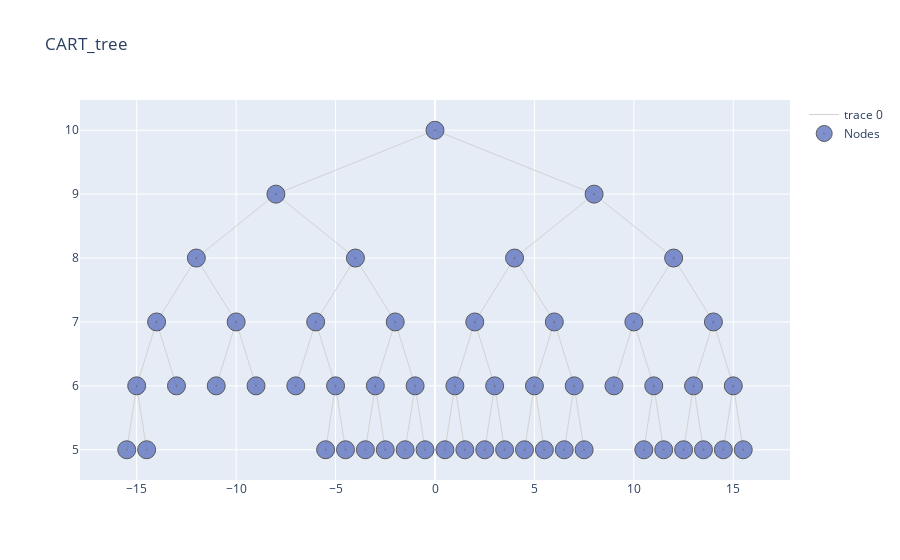

This figure's notebook cell:
### Code cell
import warnings
warnings.filterwarnings("ignore", category=FutureWarning) 


cart.print_tree(table = True, html = True).style.hide_index()

### Figure 1 — Plotly figure (JSON) as saved in the notebook; plotly's stock layout.template omitted (floating-point values rounded to 4 significant figures; data arrays with more than 128 entries replaced by an {"elided": "..."} marker saying what was removed)
{"data": [{"hoverinfo": "none", "line": {"color": "rgb(210,210,210)", "width": 1}, "mode": "lines", "type": "scatter", "x": {"elided": "156 float values"}, "y": {"elided": "156 int values"}}, {"hoverinfo": "text", "marker": {"color": "#6175c1", "line": {"color": "rgb(50,50,50)", "width": 1}, "size": 18, "symbol": "circle-dot"}, "mode": "markers", "name": "Nodes", "opacity": 0.8, "text": ["n17, Class: {1: 0.6, 2: 0.03, 3: 0.12, 4: 0.25}, gini : 0.56, Samples : 749", "n32, Class: {1: 0.41, 2: 0.03, 3: 0.06, 4: 0.5}, gini : 0.58, Samples : 1694", "n33, Class: {1: 0.3, 2: 0.02, 3: 0.02, 4: 0.65}, gini : 0.48, Samples : 1247", "n18, Class: {1: 0.6, 2: 0.02, 3: 0.1, 4: 0.28}, gini : 0.55, Samples : 503", "n19, Class: {1: 0.65, 2: 0.03, 3: 0.01, 4: 0.31}, gini : 0.48, Samples : 1274", "n20, Class: {1: 0.38, 2: 0.03, 3: 0.52, 4: 0.07}, gini : 0.57, Samples : 942", "n42, Class: {1: 0.55, 2: 0.02, 3: 0.36, 4: 0.06}, gini : 0.56, Samples : 538", "n43, Class: {1: 0.72, 2: 0.04, 3: 0.2, 4: 0.04}, gini : 0.43, Samples : 615", "n44, Class: {1: 0.65, 2: 0.03, 3: 0.01, 4: 0.31}, gini : 0.49, Samples : 1252", "n45, Class: {1: 0.86, 2: 0.01, 3: 0.02, 4: 0.11}, gini : 0.25, Samples : 651", "n46, Class: {1: 0.76, 2: 0.03, 3: 0.16, 4: 0.06}, gini : 0.4, Samples : 1651", "n47, Class: {1: 0.89, 2: 0.02, 3: 0.05, 4: 0.03}, gini : 0.2, Samples : 2613", "n48, Class: {1: 0.57, 2: 0.03, 3: 0.15, 4: 0.25}, gini : 0.59, Samples : 531", "n49, Class: {1: 0.3, 2: 0.04, 3: 0.26, 4: 0.4}, gini : 0.68, Samples : 701", "n50, Class: {1: 0.27, 2: 0.03, 3: 0.09, 4: 0.61}, gini : 0.55, Samples : 2239", "n51, Class: {1: 0.18, 2: 0.02, 3: 0.04, 4: 0.76}, gini : 0.39, Samples : 1035", "n52, Class: {1: 0.05, 2: 0.02, 3: 0.35, 4: 0.57}, gini : 0.55, Samples : 3169", "n53, Class: {1: 0.06, 2: 0.02, 3: 0.69, 4: 0.23}, gini : 0.47, Samples : 2113", "n54, Class: {1: 0.02, 2: 0.03, 3: 0.36, 4: 0.59}, gini : 0.52, Samples : 3049", "n55, Class: {1: 0.04, 2: 0.02, 3: 0.13, 4: 0.81}, gini : 0.33, Samples : 24532", "n28, Class: {1: 0.3, 2: 0.05, 3: 0.24, 4: 0.41}, gini : 0.68, Samples : 762", "n58, Class: {1: 0.5, 2: 0.07, 3: 0.36, 4: 0.07}, gini : 0.61, Samples : 882", "n59, Class: {1: 0.26, 2: 0.02, 3: 0.68, 4: 0.05}, gini : 0.47, Samples : 749", "n60, Class: {1: 0.02, 2: 0.05, 3: 0.65, 4: 0.29}, gini : 0.49, Samples : 2260", "n61, Class: {1: 0.01, 2: 0.03, 3: 0.45, 4: 0.51}, gini : 0.54, Samples : 2308", "n62, Class: {1: 0.09, 2: 0.03, 3: 0.72, 4: 0.16}, gini : 0.45, Samples : 5385", "n63, Class: {1: 0.04, 2: 0.05, 3: 0.84, 4: 0.06}, gini : 0.28, Samples : 12659", "n1, distance_group__fueltype in ('distance02fueltype4', 'distance03fueltype1', 'distance03fueltype4', 'distance03fueltype5', 'distance04fueltype1', 'distance04fueltype2', 'distance04fueltype3', 'distance04fueltype4', 'distance04fueltype5', 'distance04fueltype6', 'distance05fueltype1', 'distance05fueltype2', 'distance05fueltype3', 'distance05fueltype4', 'distance05fueltype5', 'distance05fueltype6', 'distance06fueltype1', 'distance06fueltype2', 'distance06fueltype3', 'distance06fueltype4', 'distance06fueltype5', 'distance06fueltype6', 'distance07fueltype1', 'distance07fueltype2', 'distance07fueltype3', 'distance07fueltype4', 'distance07fueltype5', 'distance07fueltype6', 'distance08fueltype1', 'distance08fueltype2', 'distance08fueltype3', 'distance08fueltype4', 'distance08fueltype5', 'distance08fueltype6', 'distance09fueltype1', 'distance09fueltype2', 'distance09fueltype3', 'distance09fueltype4', 'distance09fueltype5', 'distance09fueltype6', 'distance10fueltype1', 'distance10fueltype2', 'distance10fueltype3', 'distance10fueltype4', 'distance10fueltype5', 'distance10fueltype6', 'distance11fueltype1', 'distance11fueltype2', 'distance11fueltype3', 'distance11fueltype4', 'distance11fueltype5', 'distance11fueltype6'), Class:{1: 0.18, 2: 0.03, 3: 0.35, 4: 0.44}, gini : 0.65, Samples: 76103", "n2, car_ownership__distance_group in ('car_ownership0distance01', 'car_ownership0distance02', 'car_ownership0distance03', 'car_ownership1distance01'), Class:{1: 0.63, 2: 0.03, 3: 0.11, 4: 0.23}, gini : 0.53, Samples: 13729", "n4, distance_group__trafficperc_group in ('distance010low_traffic', 'distance011mediumlow_traffic', 'distance012medium_traffic', 'distance013mediumhigh_traffic', 'distance014high_traffic', 'distance022medium_traffic', 'distance023mediumhigh_traffic', 'distance024high_traffic', 'distance033mediumhigh_traffic', 'distance034high_traffic'), Class:{1: 0.49, 2: 0.03, 3: 0.05, 4: 0.43}, gini : 0.57, Samples: 5467", "n8, driving_license__faretype in ('driving_license0faretype1', 'driving_license0faretype2', 'driving_license0faretype3', 'driving_license0faretype4'), Class:{1: 0.41, 2: 0.03, 3: 0.06, 4: 0.5}, gini : 0.58, Samples: 3690", "n16, car_ownership__day_of_week in ('car_ownership1day_of_week7', 'car_ownership2day_of_week1', 'car_ownership2day_of_week2', 'car_ownership2day_of_week3', 'car_ownership2day_of_week4', 'car_ownership2day_of_week6', 'car_ownership2day_of_week7'), Class:{1: 0.36, 2: 0.03, 3: 0.04, 4: 0.56}, gini : 0.55, Samples: 2941", "n9, distance_group__car_ownership in ('distance01car_ownership2', 'distance03car_ownership2'), Class:{1: 0.64, 2: 0.03, 3: 0.04, 4: 0.3}, gini : 0.5, Samples: 1777", "n5, distance_group__age_group in ('distance01age_group0-18', 'distance01age_group19-30', 'distance01age_group31-65', 'distance01age_group66+', 'distance02age_group0-18', 'distance02age_group19-30', 'distance02age_group31-65', 'distance03age_group19-30'), Class:{1: 0.73, 2: 0.03, 3: 0.15, 4: 0.09}, gini : 0.43, Samples: 8262", "n10, faretype__travel_month in ('faretype1travel_month1', 'faretype1travel_month10', 'faretype1travel_month12', 'faretype1travel_month2', 'faretype1travel_month3', 'faretype1travel_month4', 'faretype1travel_month5', 'faretype1travel_month6', 'faretype1travel_month7', 'faretype1travel_month8', 'faretype1travel_month9', 'faretype2travel_month10', 'faretype2travel_month3', 'faretype2travel_month5', 'faretype2travel_month7', 'faretype2travel_month8', 'faretype2travel_month9', 'faretype3travel_month1', 'faretype3travel_month10', 'faretype3travel_month3', 'faretype3travel_month4', 'faretype3travel_month7', 'faretype3travel_month8', 'faretype3travel_month9', 'faretype4travel_month1', 'faretype4travel_month10', 'faretype4travel_month12', 'faretype4travel_month2', 'faretype4travel_month3', 'faretype4travel_month5', 'faretype4travel_month6', 'faretype4travel_month7', 'faretype4travel_month8', 'faretype4travel_month9', 'faretype5travel_month10', 'faretype5travel_month9'), Class:{1: 0.53, 2: 0.03, 3: 0.39, 4: 0.06}, gini : 0.57, Samples: 2095", "n21, faretype__costdrivingfuel_group in ('faretype1costdrivingfuelgroup2', 'faretype1costdrivingfuelgroup3', 'faretype1costdrivingfuelgroup6', 'faretype1costdrivingfuelgroup7', 'faretype1costdrivingfuelgroup8', 'faretype2costdrivingfuelgroup1', 'faretype2costdrivingfuelgroup2', 'faretype2costdrivingfuelgroup3', 'faretype2costdrivingfuelgroup4', 'faretype2costdrivingfuelgroup5', 'faretype3costdrivingfuelgroup3', 'faretype3costdrivingfuelgroup4', 'faretype3costdrivingfuelgroup5', 'faretype4costdrivingfuelgroup1', 'faretype4costdrivingfuelgroup2', 'faretype4costdrivingfuelgroup3', 'faretype4costdrivingfuelgroup4', 'faretype4costdrivingfuelgroup5', 'faretype4costdrivingfuelgroup6', 'faretype4costdrivingfuelgroup7', 'faretype5costdrivingfuelgroup6', 'faretype5costdrivingfuelgroup7'), Class:{1: 0.64, 2: 0.03, 3: 0.28, 4: 0.05}, gini : 0.51, Samples: 1153", "n11, car_ownership__trafficperc_group in ('car_ownership00low_traffic', 'car_ownership01mediumlow_traffic', 'car_ownership02medium_traffic', 'car_ownership03mediumhigh_traffic', 'car_ownership04high_traffic', 'car_ownership12medium_traffic', 'car_ownership13mediumhigh_traffic', 'car_ownership14high_traffic'), Class:{1: 0.8, 2: 0.02, 3: 0.07, 4: 0.1}, gini : 0.34, Samples: 6167", "n22, driving_license__travel_month in ('driving_license0travel_month1', 'driving_license0travel_month10', 'driving_license0travel_month12', 'driving_license0travel_month2', 'driving_license0travel_month3', 'driving_license0travel_month4', 'driving_license0travel_month5', 'driving_license0travel_month6', 'driving_license0travel_month7', 'driving_license0travel_month8', 'driving_license0travel_month9'), Class:{1: 0.72, 2: 0.02, 3: 0.01, 4: 0.24}, gini : 0.42, Samples: 1903", "n23, distance_group__age_group in ('distance01age_group0-18', 'distance01age_group19-30', 'distance01age_group31-65', 'distance02age_group19-30'), Class:{1: 0.84, 2: 0.02, 3: 0.09, 4: 0.04}, gini : 0.28, Samples: 4264", "n3, car_ownership__trafficperc_group in ('car_ownership00low_traffic', 'car_ownership01mediumlow_traffic', 'car_ownership02medium_traffic', 'car_ownership03mediumhigh_traffic', 'car_ownership04high_traffic', 'car_ownership13mediumhigh_traffic', 'car_ownership14high_traffic', 'car_ownership24high_traffic'), Class:{1: 0.07, 2: 0.03, 3: 0.41, 4: 0.49}, gini : 0.59, Samples: 62374", "n6, distance_group__driving_license in ('distance02driving_license1', 'distance04driving_license1', 'distance05driving_license0', 'distance05driving_license1', 'distance06driving_license0', 'distance06driving_license1', 'distance07driving_license0', 'distance07driving_license1', 'distance08driving_license0', 'distance08driving_license1', 'distance09driving_license0', 'distance09driving_license1', 'distance10driving_license0', 'distance10driving_license1', 'distance11driving_license0', 'distance11driving_license1'), Class:{1: 0.07, 2: 0.02, 3: 0.2, 4: 0.71}, gini : 0.45, Samples: 37369", "n12, driving_license__faretype in ('driving_license0faretype5', 'driving_license1faretype1', 'driving_license1faretype2', 'driving_license1faretype4', 'driving_license1faretype5'), Class:{1: 0.29, 2: 0.03, 3: 0.11, 4: 0.57}, gini : 0.58, Samples: 4506", "n24, travel_month__costdrivingfuel_group in ('travel_month10costdrivingfuelgroup4', 'travel_month10costdrivingfuelgroup5', 'travel_month10costdrivingfuelgroup6', 'travel_month10costdrivingfuelgroup7', 'travel_month11costdrivingfuelgroup3', 'travel_month11costdrivingfuelgroup4', 'travel_month11costdrivingfuelgroup5', 'travel_month11costdrivingfuelgroup6', 'travel_month12costdrivingfuelgroup3', 'travel_month12costdrivingfuelgroup4', 'travel_month12costdrivingfuelgroup5', 'travel_month12costdrivingfuelgroup6', 'travel_month12costdrivingfuelgroup7', 'travel_month1costdrivingfuelgroup3', 'travel_month1costdrivingfuelgroup6', 'travel_month2costdrivingfuelgroup2', 'travel_month2costdrivingfuelgroup6', 'travel_month2costdrivingfuelgroup7', 'travel_month3costdrivingfuelgroup4', 'travel_month4costdrivingfuelgroup2', 'travel_month4costdrivingfuelgroup4', 'travel_month4costdrivingfuelgroup5', 'travel_month4costdrivingfuelgroup6', 'travel_month4costdrivingfuelgroup7', 'travel_month5costdrivingfuelgroup1', 'travel_month5costdrivingfuelgroup3', 'travel_month5costdrivingfuelgroup4', 'travel_month5costdrivingfuelgroup5', 'travel_month5costdrivingfuelgroup6', 'travel_month6costdrivingfuelgroup2', 'travel_month6costdrivingfuelgroup4', 'travel_month6costdrivingfuelgroup6', 'travel_month7costdrivingfuelgroup6', 'travel_month8costdrivingfuelgroup1', 'travel_month8costdrivingfuelgroup2', 'travel_month8costdrivingfuelgroup6', 'travel_month9costdrivingfuelgroup3', 'travel_month9costdrivingfuelgroup4', 'travel_month9costdrivingfuelgroup5', 'travel_month9costdrivingfuelgroup6'), Class:{1: 0.42, 2: 0.04, 3: 0.21, 4: 0.33}, gini : 0.67, Samples: 1232", "n25, car_ownership__age_group in ('car_ownership2age_group0-18', 'car_ownership2age_group19-30', 'car_ownership2age_group31-65'), Class:{1: 0.24, 2: 0.03, 3: 0.08, 4: 0.66}, gini : 0.51, Samples: 3274", "n13, driving_license__faretype in ('driving_license0faretype5', 'driving_license1faretype1', 'driving_license1faretype2', 'driving_license1faretype4', 'driving_license1faretype5'), Class:{1: 0.04, 2: 0.02, 3: 0.21, 4: 0.73}, gini : 0.42, Samples: 32863", "n26, purpose__day_of_week in ('purpose1day_of_week1', 'purpose1day_of_week2', 'purpose1day_of_week3', 'purpose1day_of_week4', 'purpose1day_of_week5', 'purpose1day_of_week6', 'purpose1day_of_week7', 'purpose2day_of_week1', 'purpose2day_of_week2', 'purpose2day_of_week3', 'purpose2day_of_week4', 'purpose2day_of_week5', 'purpose4day_of_week1', 'purpose4day_of_week3', 'purpose4day_of_week4', 'purpose4day_of_week5', 'purpose4day_of_week6', 'purpose4day_of_week7'), Class:{1: 0.06, 2: 0.02, 3: 0.49, 4: 0.44}, gini : 0.57, Samples: 5282", "n27, trafficperc_group__purpose in ('0low_trafficpurpose1', '0low_trafficpurpose2', '0low_trafficpurpose3', '0low_trafficpurpose4', '0low_trafficpurpose5', '1mediumlow_trafficpurpose1', '1mediumlow_trafficpurpose2', '1mediumlow_trafficpurpose3', '1mediumlow_trafficpurpose4', '1mediumlow_trafficpurpose5', '2medium_trafficpurpose2', '2medium_trafficpurpose3', '2medium_trafficpurpose5'), Class:{1: 0.04, 2: 0.02, 3: 0.15, 4: 0.79}, gini : 0.36, Samples: 27581", "n7, distance_group__fueltype in ('distance04fueltype5', 'distance05fueltype6', 'distance06fueltype1', 'distance06fueltype2', 'distance06fueltype4', 'distance06fueltype6', 'distance07fueltype1', 'distance07fueltype2', 'distance07fueltype3', 'distance07fueltype4', 'distance07fueltype5', 'distance07fueltype6', 'distance08fueltype1', 'distance08fueltype2', 'distance08fueltype3', 'distance08fueltype5', 'distance08fueltype6', 'distance09fueltype1', 'distance09fueltype2', 'distance09fueltype3', 'distance09fueltype4', 'distance09fueltype5', 'distance09fueltype6', 'distance10fueltype1', 'distance10fueltype2', 'distance10fueltype3', 'distance10fueltype4', 'distance10fueltype5', 'distance10fueltype6', 'distance11fueltype1', 'distance11fueltype2', 'distance11fueltype3', 'distance11fueltype4', 'distance11fueltype5', 'distance11fueltype6'), Class:{1: 0.08, 2: 0.04, 3: 0.72, 4: 0.16}, gini : 0.45, Samples: 25005", "n14, car_ownership__faretype in ('car_ownership0faretype1', 'car_ownership0faretype2', 'car_ownership0faretype3', 'car_ownership0faretype4', 'car_ownership0faretype5', 'car_ownership1faretype3', 'car_ownership1faretype4', 'car_ownership2faretype2'), Class:{1: 0.36, 2: 0.05, 3: 0.42, 4: 0.17}, gini : 0.66, Samples: 2393", "n29, bus_scale__driving_license in ('bus_scale0.0driving_license0', 'bus_scale0.0driving_license1', 'bus_scale0.5driving_license0'), Class:{1: 0.39, 2: 0.05, 3: 0.51, 4: 0.06}, gini : 0.59, Samples: 1631", "n15, car_ownership__drivingcharge_group in ('car_ownership0high_charge', 'car_ownership0low_charge', 'car_ownership1high_charge', 'car_ownership2high_charge'), Class:{1: 0.05, 2: 0.04, 3: 0.75, 4: 0.15}, gini : 0.4, Samples: 22612", "n30, purpose__age_group in ('purpose1age_group0-18', 'purpose1age_group66+', 'purpose2age_group31-65', 'purpose3age_group0-18', 'purpose3age_group31-65', 'purpose3age_group66+', 'purpose4age_group0-18', 'purpose4age_group31-65', 'purpose5age_group0-18', 'purpose5age_group31-65', 'purpose5age_group66+'), Class:{1: 0.01, 2: 0.04, 3: 0.55, 4: 0.4}, gini : 0.54, Samples: 4568", "n31, trafficperc_group__purpose in ('0low_trafficpurpose1', '0low_trafficpurpose2', '0low_trafficpurpose4', '1mediumlow_trafficpurpose1', '1mediumlow_trafficpurpose2', '1mediumlow_trafficpurpose4', '2medium_trafficpurpose1', '2medium_trafficpurpose2', '2medium_trafficpurpose4', '2medium_trafficpurpose5', '3mediumhigh_trafficpurpose1', '3mediumhigh_trafficpurpose2', '3mediumhigh_trafficpurpose3', '3mediumhigh_trafficpurpose4', '3mediumhigh_trafficpurpose5', '4high_trafficpurpose1', '4high_trafficpurpose2', '4high_trafficpurpose3', '4high_trafficpurpose4', '4high_trafficpurpose5'), Class:{1: 0.06, 2: 0.05, 3: 0.81, 4: 0.09}, gini : 0.34, Samples: 18044"], "type": "scatter", "x": [-13, -15.5, -14.5, -11, -9, -7, -5.5, -4.5, -3.5, -2.5, -1.5, -0.5, 0.5, 1.5, 2.5, 3.5, 4.5, 5.5, 6.5, 7.5, 9, 10.5, 11.5, 12.5, 13.5, 14.5, 15.5, 0, -8, -12, -14, -15, -10, -4, -6, -5, -2, -3, -1, 8, 4, 2, 1, 3, 6, 5, 7, 12, 10, 11, 14, 13, 15], "y": [6, 5, 5, 6, 6, 6, 5, 5, 5, 5, 5, 5, 5, 5, 5, 5, 5, 5, 5, 5, 6, 5, 5, 5, 5, 5, 5, 10, 9, 8, 7, 6, 7, 8, 7, 6, 7, 6, 6, 9, 8, 7, 6, 6, 7, 6, 6, 8, 7, 6, 7, 6, 6]}], "layout": {"title": {"text": "CART_tree"}}}
